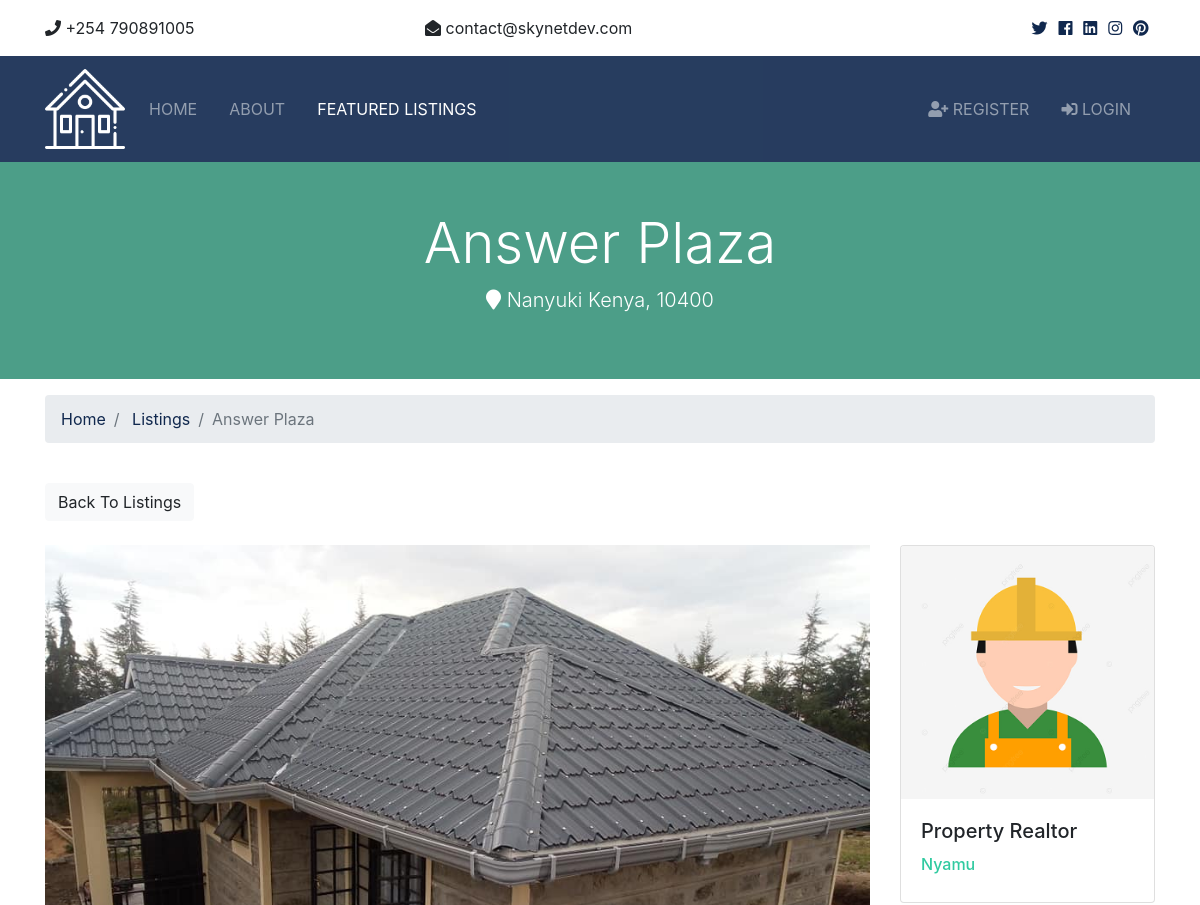
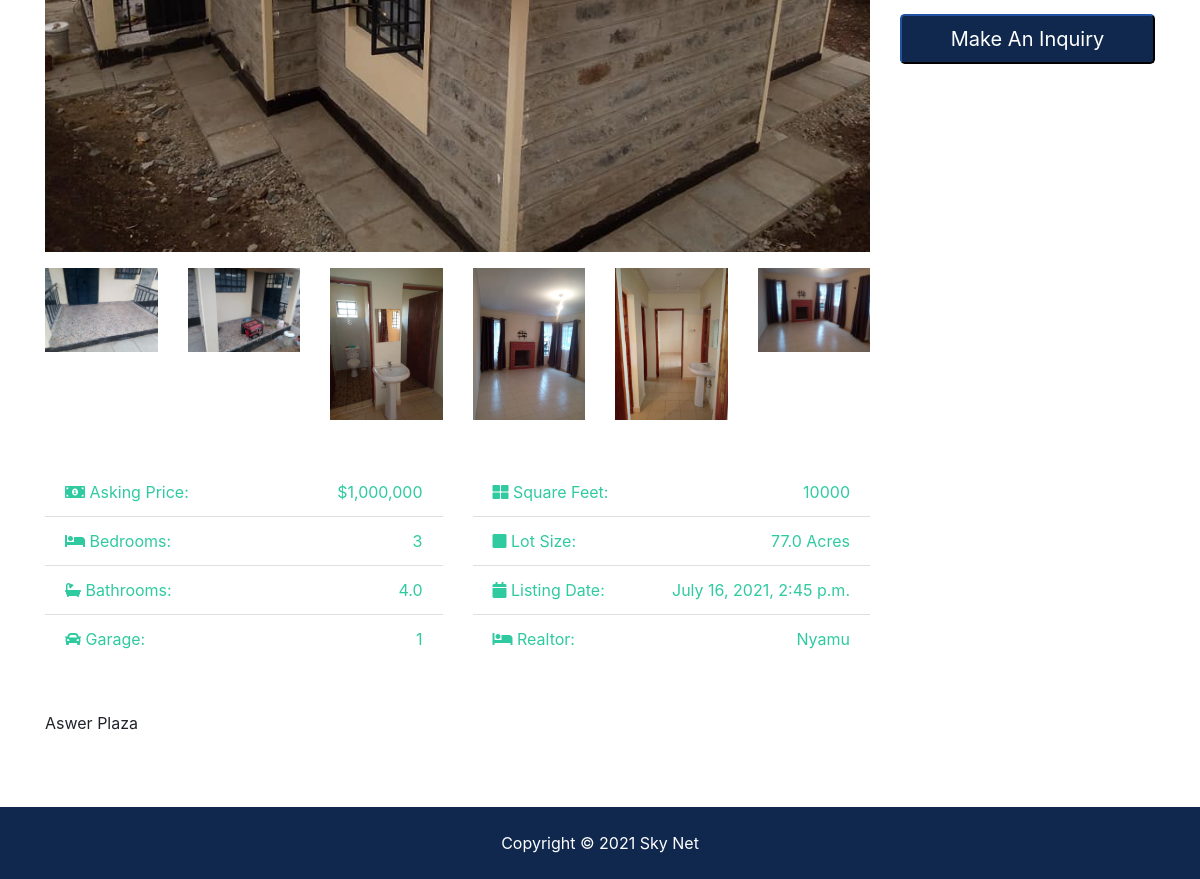
Page /listings/1 on the committed database (2 pictures, top to bottom).
### listings/models.py (models this page shows, shortened)
class Listing(models.Model):
  realtor = models.ForeignKey(Realtor, on_delete=models.DO_NOTHING)
  title = models.CharField(max_length=200)
  address = models.CharField(max_length=200)
  city = models.CharField(max_length=100)
  state = models.CharField(max_length=100)
  zipcode = models.CharField(max_length=20)
  description = models.TextField(blank=True)
  price = models.IntegerField()
  bedrooms = models.IntegerField()
  bathrooms = models.DecimalField(max_digits=2, decimal_places=1)
  garage = models.IntegerField(default=0)
  sqft = models.IntegerField()
  lot_size = models.DecimalField(max_digits=5, decimal_places=1)
  photo_main = models.ImageField(upload_to='photos/%Y/%m/%d/')
  photo_1 = models.ImageField(upload_to='photos/%Y/%m/%d/', blank=True)
  photo_2 = models.ImageField(upload_to='photos/%Y/%m/%d/', blank=True)
  photo_3 = models.ImageField(upload_to='photos/%Y/%m/%d/', blank=True)
  photo_4 = models.ImageField(upload_to='photos/%Y/%m/%d/', blank=True)
  photo_5 = models.ImageField(upload_to='photos/%Y/%m/%d/', blank=True)
  photo_6 = models.ImageField(upload_to='photos/%Y/%m/%d/', blank=True)
  is_published = models.BooleanField(default=True)
  list_date = models.DateTimeField(default=datetime.now, blank=True)

### realtors/models.py (models this page shows)
class Realtor(models.Model):
  name = models.CharField(max_length=200)
  photo = models.ImageField(upload_to='photos/%Y/%m/%d/')
  description = models.TextField(blank=True)
  phone = models.CharField(max_length=20)
  email = models.CharField(max_length=50)
  is_mvp = models.BooleanField(default=False)
  hire_date = models.DateTimeField(default=datetime.now, blank=True)
  def __str__(self):
    return self.name

### listings/views.py (the view)
# urls.py: path('<int:listing_id>', views.listing, name='listing'),
def listing(request, listing_id):
  listing = get_object_or_404(Listing, pk=listing_id)
  context = {
    'listing': listing
  }
  return render(request, 'listings/listing.html', context)

### templates/listings/listing.html (shortened to what this page needs)
{% extends 'base.html' %}
{% load humanize %}
{% block content %}
<section id="showcase-inner" class="py-5 text-white">
    <div class="container">
      <div class="row text-center">
        <div class="col-md-12">
          <h1 class="display-4">{{ listing.title }}</h1>
          <p class="lead">
            <i class="fas fa-map-marker"></i> {{ listing.city }} {{ listing.state }}, {{ listing.zipcode }}</p>
        </div>
      </div>
    </div>
  </section>
  <section id="bc" class="mt-3">
    <div class="container">
      <nav>
        <ol class="breadcrumb">
          <li class="breadcrumb-item">
            <a href="{% url 'index' %}">Home</a>
          </li>
          <li class="breadcrumb-item">
            <a href="{% url 'listings' %}">Listings</a>
          </li>
          <li class="breadcrumb-item active">{{ listing.title }}</li>
        </ol>
      </nav>
    </div>
  </section>
  <section id="listing" class="py-4">
    <div class="container">
      <a href="{% url 'listings' %}" class="btn btn-light mb-4">Back To Listings</a>
      <div class="row">
        <div class="col-md-9">
          <img src="{{ listing.photo_main.url }}" alt="" class="img-main img-fluid mb-3">
          <div class="row mb-5 thumbs">
            {% if listing.photo_1 %}
            <div class="col-md-2">
              <a href="{{ listing.photo_1.url }}" data-lightbox="home-images">
                <img src="{{ listing.photo_1.url }}" alt="" class="img-fluid">
              </a>
            </div>
            {% endif %}
            {% if listing.photo_2 %}
            <div class="col-md-2">
              <a href="{{ listing.photo_2.url }}" data-lightbox="home-images">
                <img src="{{ listing.photo_2.url }}" alt="" class="img-fluid">
              </a>
            </div>
            {% endif %}
            {% if listing.photo_3 %}
            <div class="col-md-2">
              <a href="{{ listing.photo_3.url }}" data-lightbox="home-images">
                <img src="{{ listing.photo_3.url }}" alt="" class="img-fluid">
              </a>
            </div>
            {% endif %}
            {% if listing.photo_4 %}
            <div class="col-md-2">
              <a href="{{ listing.photo_4.url }}" data-lightbox="home-images">
                <img src="{{ listing.photo_4.url }}" alt="" class="img-fluid">
              </a>
            </div>
            {% endif %}
            {% if listing.photo_5 %}
            <div class="col-md-2">
              <a href="{{ listing.photo_5.url }}" data-lightbox="home-images">
                <img src="{{ listing.photo_5.url }}" alt="" class="img-fluid">
              </a>
            </div>
            {% endif %}
            {% if listing.photo_6 %}
            <div class="col-md-2">
              <a href="{{ listing.photo_6.url }}" data-lightbox="home-images">
                <img src="{{ listing.photo_6.url }}" alt="" class="img-fluid">
              </a>
            </div>
            {% endif %}
          </div>
          <div class="row mb-5 fields">
            <div class="col-md-6">
              <ul class="list-group list-group-flush">
                <li class="list-group-item text-secondary">
                  <i class="fas fa-money-bill-alt"></i> Asking Price:
                  <span class="float-right">${{ listing.price | intcomma }}</span>
                </li>
                <li class="list-group-item text-secondary">
                  <i class="fas fa-bed"></i> Bedrooms:
                  <span class="float-right">{{ listing.bedrooms }}</span>
                </li>
                <li class="list-group-item text-secondary">
                  <i class="fas fa-bath"></i> Bathrooms:
                  <span class="float-right">{{ listing.bathrooms }}</span>
                </li>
                <li class="list-group-item text-secondary">
                  <i class="fas fa-car"></i> Garage:
                  <span class="float-right">{{ listing.garage }}
                  </span>
                </li>
              </ul>
            </div>
            <div class="col-md-6">
              <ul class="list-group list-group-flush">
                <li class="list-group-item text-secondary">
                  <i class="fas fa-th-large"></i> Square Feet:
                  <span class="float-right">{{ listing.sqft }}</span>
                </li>
                <li class="list-group-item text-secondary">
                  <i class="fas fa-square"></i> Lot Size:
                  <span class="float-right">{{ listing.lot_size }} Acres
                  </span>
                </li>
                <li class="list-group-item text-secondary">
                  <i class="fas fa-calendar"></i> Listing Date:
                  <span class="float-right">{{ listing.list_date }}</span>
                </li>
                <li class="list-group-item text-secondary">
                  <i class="fas fa-bed"></i> Realtor:
                  <span class="float-right">{{ listing.realtor }}
                  </span>
                </li>
              </ul>
            </div>
          </div>
          <div class="row mb-5">
            <div class="col-md-12">
                {{ listing.description }}
            </div>
          </div>
        </div>
        <div class="col-md-3">
          <div class="card mb-3">
            <img class="card-img-top" src="{{ listing.realtor.photo.url }}" alt="">
            <div class="card-body">
              <h5 class="card-title">Property Realtor</h5>
              <h6 class="text-secondary">{{ listing.realtor }}</h6>
            </div>
          </div>
          <button class="btn-primary btn-block btn-lg" data-toggle="modal" data-target="#inquiryModal">Make An Inquiry</button>
        </div>
      </div>
    </div>
  </section>
{% endblock %}

### realestate/static/css/all.css (style rules this page uses)
.fa, .fas, .far, .fal, .fab { -moz-osx-font-smoothing: grayscale; -webkit-font-smoothing: antialiased; display: inline-block; font-style: normal; font-variant: normal; text-rendering: auto; line-height: 1; }
.fa-bath:before { content: "\f2cd"; }
.fa-bed:before { content: "\f236"; }
.fa-calendar:before { content: "\f133"; }
.fa-car:before { content: "\f1b9"; }
.fa-map-marker:before { content: "\f041"; }
.fa-money-bill-alt:before { content: "\f3d1"; }
.fa-square:before { content: "\f0c8"; }
.fa-th-large:before { content: "\f009"; }
.fa, .fas { font-family: 'Font Awesome 5 Free'; font-weight: 900; }

### realestate/static/css/style.css (style rules this page uses)
img { width: 100%; }
#showcase-inner { background: url(../img/building.jpg) no-repeat top center fixed/cover; position: relative; overflow: hidden; min-height: 200px; }
#showcase-inner::before { content: ''; position: absolute; top: 0; left: 0; min-height: 100%; width: 100%; background: rgba(32, 134, 107, 0.8); }

### rows in the picture
Listing: title "Answer Plaza", city "Nanyuki", state "Kenya", zipcode "10400", photo_main (picture), photo_1 (picture), photo_2 (picture), photo_3 (picture), photo_4 (picture), photo_5 (picture), photo_6 (picture), price "1,000,000", bedrooms "3", bathrooms "4.0", garage "1", sqft "10000", lot_size "77.0", list_date "July 16, 2021, 2:45 p.m.", realtor "Nyamu", description "Aswer Plaza", realtor.photo (picture)
